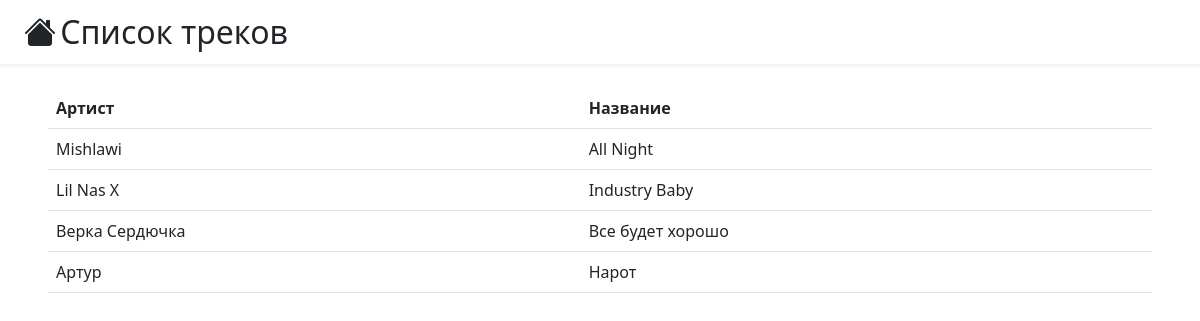
/tracks/, run on the app's committed database.
### dance_db_app/models.py (models this page shows, shortened)
class Track(models.Model):
    title = models.CharField(max_length=256)
    duration = models.IntegerField()
    artist = models.ForeignKey(Artist, on_delete=models.CASCADE)

class Artist(models.Model):
    name = models.CharField(max_length=256)
    country = models.CharField(max_length=100)
    birthday = models.DateField()

### dance_db_app/views.py (the view)
# urls.py: path('tracks/', views.view_tracks, name="view_all_tracks"),
def view_tracks(request):
    template = loader.get_template('dance_db_app/tracks.html')
    context = {
        'tracks': Track.objects.all()
    }
    return HttpResponse(template.render(context, request))

### dance_db_app/templates/dance_db_app/tracks.html
{% extends 'dance_db_app/blocks/page_base.html' %}
{% block page_title %}Список треков{% endblock page_title %}
{% block page_content %}
<table class="table table-hover">
    <tr>
        <th>Артист</th>
        <th>Название</th>
    </tr>
    {% for track in tracks %}
    <tr style="cursor: pointer" onclick="window.location='{% url 'view_track' track.pk %}'">
        <td>{{track.artist.name}}</td>
        <td>{{track.title}}</td>
    </tr>
    {% endfor %}
</table>
{% endblock page_content %}

### data on the page
Track: artist.name "Mishlawi", title "All Night"
Track: artist.name "Lil Nas X", title "Industry Baby"
Track: artist.name "Верка Сердючка", title "Все будет хорошо"
Track: artist.name "Артур", title "Нарот"
